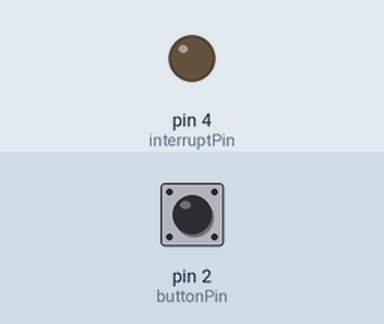
This sketch was run on a simulated Arduino Uno, built with avr-gcc and run on an emulated ATmega328P. Shown: output pins drawn as LEDs (lit = HIGH). The inputs (shaded band) are chosen by the test bench; at power-on: pin 2 (buttonPin) HIGH.

Above: at 1.2 s.
1.3 s: pin 2 (buttonPin) pulled LOW for 0.15 s
At 2.5 s:
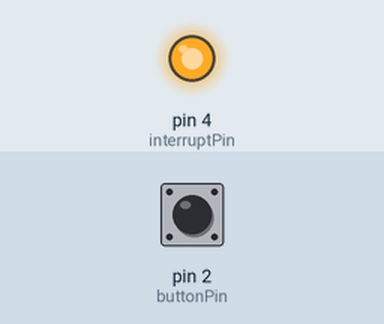
2.9 s: pin 2 (buttonPin) pulled LOW for 1 s
At 3.7 s:
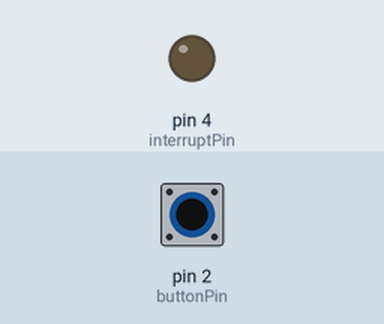
5.4 s: pin 2 (buttonPin) pulled LOW for 3.2 s
At 6.8 s:
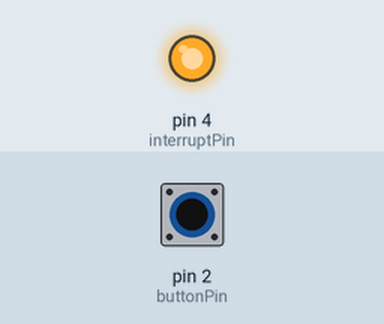
Timing chart, 0 to 8.4 s (numbered marks = the images above; inputs shaded):
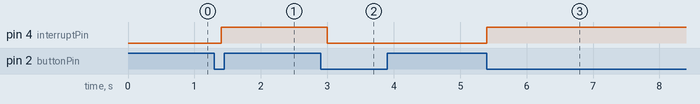

The sketch:

interruptTesting.ino
```cpp
/****************************************************************
 *  interruptTesting.ino                                        *
 *     Modified By: Thomas C. Smith                             *
 *              On: 20210123                                    *
 * https://www.electronicshub.org/arduino-interrupts-tutorial/  *
 * is a source for this code.                                   *
 ****************************************************************
 *  Changes                                                     *
 *  20210209 - Modified the sketch to use an external LED       *
 *      to show the interrupt routine running visually.         *
 *  20210214 rebuilt the code using the above reference to use  *
 *      the millis() function for button debaounce.             *
 ****************************************************************
 *  Notes                                                       *
 *  The Arduino Uno and Nano and their ilks have pins           *
 *    designed for use as interrupts. An interrupt halts        *
 *    the current program code running and jumps to the         *
 *    specified function, does it's work and then               *
 *    optionally, returns to where the interrup stopped         *
 *    the code in the main function, the 'loop'.                *
 *  The interrupt pins on the Arduino Uno are as follows:       *
 *  Board  Digital Pins Usable For Interrupts                   *
 *    - Uno, Nano, Mini, other 328-based  2, 3                  *
 *    - Mega, Mega2560, MegaADK 2, 3, 18, 19, 20, 21            *
 *    - Micro, Leonardo, other 32u4-based 0, 1, 2, 3, 7         *
 *    - Zero  all digital pins, except 4                        *
 *    - Due all digital pins                                    *
 ****************************************************************
 *    Pinout                                                    *
 *    Arduino   Pushbutton switch                               *
 *    -------   -----------------                               *
 *    D3        One side to ground, other to pin 4              *
 *    D4        To dropping resistor (270 Ohm but anything      *
 *                 between 270 and 470 Ohms is fine) to GND.    *
 ****************************************************************/

/********************************************
 * User changable variables                 *
 ********************************************/
int interruptPin  = 4;          // This is the interrupt indicating LED pin.
int onboardLED    = 13;         // Built-in LED.
int buttonPin     = 2;          // Interrupt pin.

int ledToggle;                  // Used to decide what state the interrupt LED should be in.
int previousState = HIGH;       // Used to set the current requested state.
unsigned int previousPress;     // Holds the time of the last button press used aginst curreten millis().
volatile int buttonFlag;        // Flag used in the ISR to toggle the interrupt pin.
int buttonDebounce = 20;        // Time in milliseconds for debouce delay.

/*********************************************
 *  End of user changable variables          *
 *********************************************/

/*********************************************
 *  Program variables                        *
 *  Don't change these variables unless you  *
 *  know what you are doing.                 *
 *********************************************/

/**********************************************
 *  End of program variables                  *
 **********************************************/

/**********************************************
 *  User functions (I place them at the       *
 *  beginning as some compilers complain if   *
 *  otherwise.)                               *
 **********************************************/
void button_ISR(){
  buttonFlag = 1;                 // Flag used to toggle interruptPin
                                  // this is about a short as one can make an ISR.
}

/**********************************************
 *  End of user functions                     *
 **********************************************/

void setup()
{
  pinMode(interruptPin, OUTPUT);
  pinMode(buttonPin, INPUT_PULLUP);
  attachInterrupt(digitalPinToInterrupt(2), button_ISR, CHANGE);
}

void loop()
{
  if((millis() - previousPress) > buttonDebounce && buttonFlag)
  {
    previousPress = millis();
    if(digitalRead(buttonPin) == LOW && previousState == HIGH)
    {
      ledToggle =! ledToggle;     // This toggles the interrupt LED action.
      digitalWrite(interruptPin, ledToggle);
      previousState = LOW;
    }

    else if(digitalRead(buttonPin) == HIGH && previousState == LOW)
    {
      previousState = HIGH;
    }
    buttonFlag = 0;               // Resets the flag making it ready for the next button press.
  }
  // The following code continuously turns the onboard LED on and off to simulate other code that
  // is run. There is a small timing penalty between flashes when the IRS is called.
  digitalWrite(onboardLED, HIGH);
  delay(100);
  digitalWrite(onboardLED, LOW);
  delay(100);
}
```

Measured:
- after the input at 1.3 s, pin 4 (interruptPin): LOW → HIGH after 0.10 s
- after the input at 2.9 s, pin 4 (interruptPin): HIGH → LOW after 0.10 s
- after the input at 5.4 s, pin 4 (interruptPin): LOW → HIGH at once
